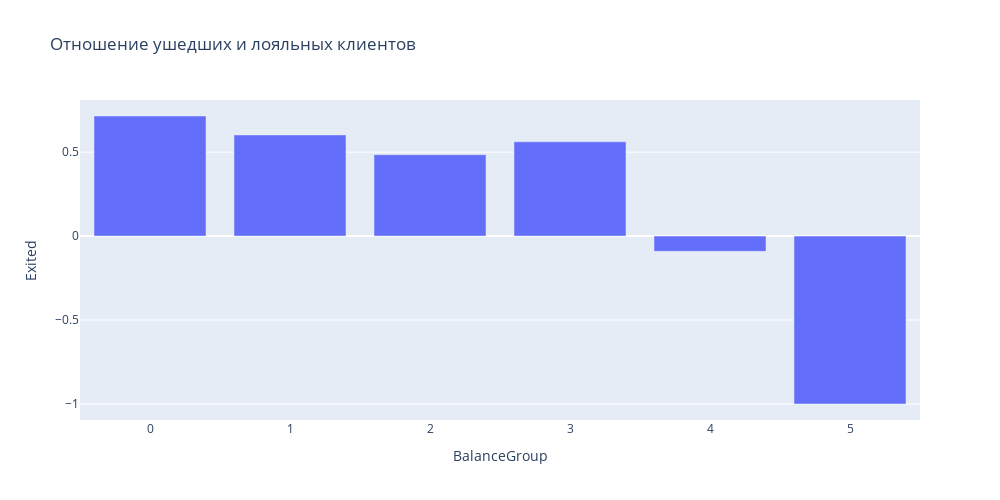

Notebook code cell kept with this figure:
### Code cell
# Для проверки этой гипотезы добавим в набор столбец 
# "группа по балансу" с шагом 50000\$ (крупный шаг для прикидки, 
# при желании можно исследовать каждую группу более детально). 
churn_data['BalanceGroup'] = churn_data.Balance // 50000
    
# сгруппируем клиентов по выделенным группам и добавим столбец соотношения
graph_data = churn_data.groupby('BalanceGroup')['Exited', ].aggregate(loyal_per_exited)
display(graph_data)
fig = px.bar(
    data_frame=graph_data,
    y='Exited',
    height=500, #высота
    width=1000, #ширина
    title='Отношение ушедших и лояльных клиентов', #заголовок
)
fig.show()

### Figure 1 — Plotly figure (JSON) as saved in the notebook; plotly's stock layout.template omitted (floating-point values rounded to 4 significant figures)
{"data": [{"alignmentgroup": "True", "hovertemplate": "BalanceGroup=%{x}<br>Exited=%{y}<extra></extra>", "legendgroup": "", "marker": {"color": "#636efa", "pattern": {"shape": ""}}, "name": "", "offsetgroup": "", "orientation": "v", "showlegend": false, "textposition": "auto", "type": "bar", "x": [0, 1, 2, 3, 4, 5], "xaxis": "x", "y": [0.7151, 0.6024, 0.4846, 0.5615, -0.09091, -1], "yaxis": "y"}], "layout": {"barmode": "relative", "height": 500, "legend": {"tracegroupgap": 0}, "title": {"text": "Отношение ушедших и лояльных клиентов"}, "width": 1000, "xaxis": {"anchor": "y", "domain": [0, 1], "title": {"text": "BalanceGroup"}}, "yaxis": {"anchor": "x", "domain": [0, 1], "title": {"text": "Exited"}}}}
